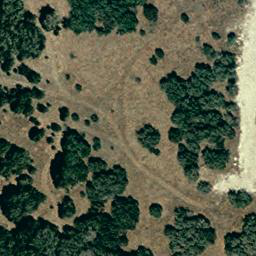
#> input picture datasets/samples/real_pair/real_image_a.png, 256 x 256 px, found by its file name
$ python generate_derived_test_video.py
#> lines starting #> are read from the running program, lines starting #| are printed output that depends on the picture
"""
SatQuery AI — Generate Derived Software Pipeline Test Video
PROVENANCE LABEL: DERIVED_TEST_VIDEO / SYNTHETIC_TEST_VIDEO
Generated from real satellite imagery for automated unit/integration pipeline testing.
NOT labeled as real video footage.
"""
from pathlib import Path
import cv2
import numpy as np
from PIL import Image


def generate_derived_test_video(
    source_image_path: str = "datasets/samples/real_pair/real_image_a.png",
    output_path: str = "datasets/samples/video/derived_patrol.mp4",
    fps: float = 10.0,
    duration_sec: float = 5.0
):
#> called with fps = 10, duration_sec = 5
    src_p = Path(source_image_path)
    out_p = Path(output_path)
    out_p.parent.mkdir(parents=True, exist_ok=True)

    if not src_p.exists():
        raise FileNotFoundError(f"Source image not found at {src_p}")

    img = Image.open(src_p).convert("RGB")
#> img is the input picture: PIL image 256x256 RGB; mean R, G, B 84.3, 90.1, 70.3
    w, h = img.size
#> w = 256; h = 256

    # Crop size
    crop_w, crop_h = 512, 512
    crop_w = min(crop_w, w)
#> crop_w = 256
    crop_h = min(crop_h, h)
#> crop_h = 256

    total_frames = int(fps * duration_sec)
    fourcc = cv2.VideoWriter_fourcc(*"mp4v")
    writer = cv2.VideoWriter(str(out_p), fourcc, fps, (crop_w, crop_h))

    # Panning across the satellite image with a vehicle region visible in middle frames
    for i in range(total_frames):
        t = i / float(total_frames)
        # Pan coordinates
        x_offset = int((w - crop_w) * t * 0.5) if w > crop_w else 0
        y_offset = int((h - crop_h) * t * 0.5) if h > crop_h else 0

        crop = img.crop((x_offset, y_offset, x_offset + crop_w, y_offset + crop_h))
        frame_bgr = cv2.cvtColor(np.array(crop), cv2.COLOR_RGB2BGR)

        # Draw provenance watermark
        cv2.putText(
            frame_bgr,
            "PROVENANCE: DERIVED_TEST_VIDEO",
            (15, 30),
            cv2.FONT_HERSHEY_SIMPLEX,
            0.6,
            (0, 255, 255),
            2,
            cv2.LINE_AA
        )
        writer.write(frame_bgr)
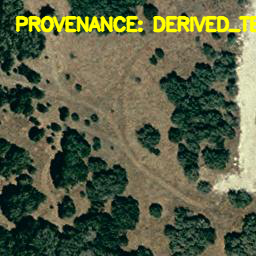
#> frame_bgr: shape (256, 256, 3); mean B, G, R 68, 95.8, 90.4

    writer.release()
    print(f"[DERIVED_TEST_VIDEO] Generated {out_p}: {crop_w}x{crop_h}, {fps} fps, {total_frames} frames ({duration_sec}s)")
#| [DERIVED_TEST_VIDEO] Generated datasets/samples/video/derived_patrol.mp4: 256x256, 10.0 fps, 50 frames (5.0s)


if __name__ == "__main__":
    generate_derived_test_video()

$ run again, with datasets/samples/real_pair/real_image_b.png copied over datasets/samples/real_pair/real_image_a.png
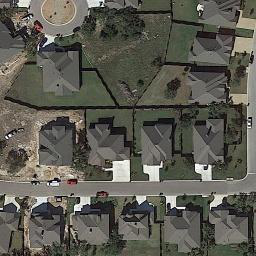
#> input picture datasets/samples/real_pair/real_image_b.png, 256 x 256 px, found by its file name
#> in generate_derived_test_video, img is the input picture: PIL image 256x256 RGB; mean R, G, B 92.2, 91, 82
#> after the loop in generate_derived_test_video, `for i in range(total_frames):`:
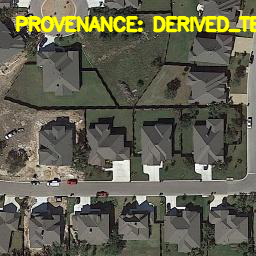
#> frame_bgr: shape (256, 256, 3); mean B, G, R 79.2, 96.6, 97.8
#| [DERIVED_TEST_VIDEO] Generated datasets/samples/video/derived_patrol.mp4: 256x256, 10.0 fps, 50 frames (5.0s)
